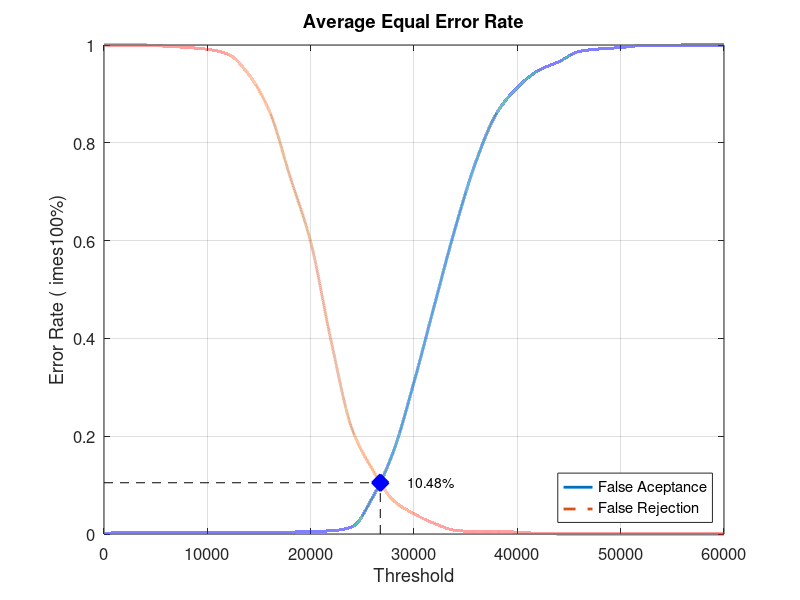
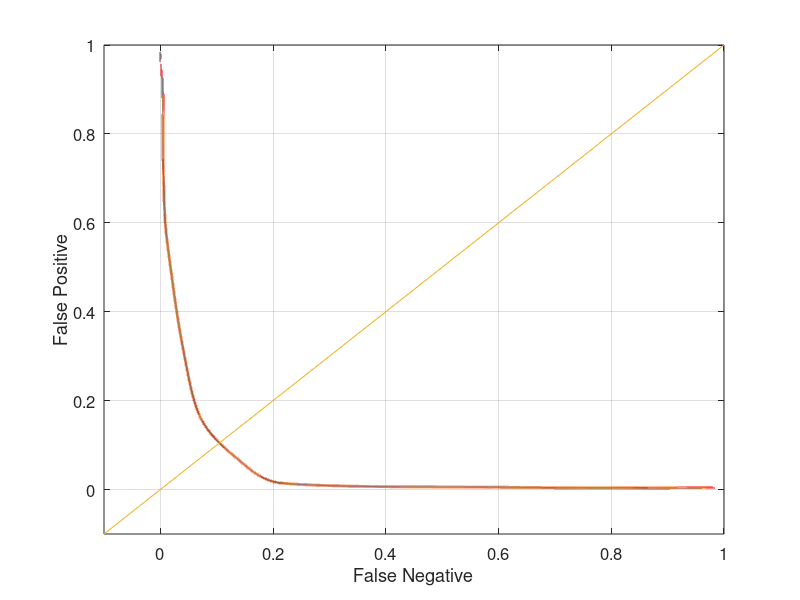

MATLAB code for these plots, in order:
close all;
clear;
clc;
x = 0:2000:60000;
xq = 0:0.5:60000;

y0 = [0 0.00394737 0.00394737 0.00394737 0.00394737 0.00394737 0.00394737 0.00394737 0.00394737 0.00394737 0.00526316 0.00657895 0.0144737 0.075 0.168421 0.310526 0.469737 0.626316 0.761842 0.860526 0.913158 0.947368 0.965789 0.986842 0.992105 0.994737 0.998684 0.998684 1 1 1]
yy0 = interp1(x, y0, xq, 'pchip');
y1 = [1 1 1 0.9975 0.995 0.99125 0.98125 0.94 0.865 0.73125 0.5975 0.3925 0.215 0.13125 0.06875 0.04125 0.02125 0.0075 0.005 0.005 0.00375 0.00125 0 0 0 0 0 0 0 0 0]
yy1 = interp1(x, y1, xq, 'pchip');

% Calculating EER: 
y2 = abs(y0 - y1);
find(y2 == min(y2))
yy2 = abs(yy0 - yy1);
xEER = find(yy2 == min(yy2));
xEERIndex = xq(xEER) % X-axis EER
yEER = yy0(xEER) % Y-axis EER

main = figure
plot(xq, yy0,'-','LineWidth', 2);	hold on
plot(xq, yy1,'--','LineWidth', 2);	hold on
plot([xEERIndex xEERIndex], [0 yEER], 'k--');	hold on
plot([0 xEERIndex], [yEER yEER], 'k--');	hold on
plot(xEERIndex, yEER, 'bx', 'LineWidth', 10);	hold on
text(xEERIndex + 10 * xEERIndex / 100, yEER, [num2str(round((10000 * yEER)) / 100) '%'])
legend('False Aceptance', 'False Rejection', 'Location', 'SouthEast')
xlabel('Threshold')
ylabel('Error Rate (	imes100%)')
title('Average Equal Error Rate')
set(gca, 'FontSize', 12)
axis([0 60000 0 1])
grid on

print(main, 'Experiment1AverageMain', '-dpng');
FNRxFPR = figure('Color', [1 1 1]);
plot(yy1, yy0, '-', yy1, yy0, 'LineWidth', 2);
hold on
y = -0.1:0.1:1
plot(y, y); 
set(gca, 'FontSize', 12)
xlabel('False Negative')
ylabel('False Positive')
axis([-0.1 1 -0.1 1])
set(gca, 'FontSize', 12)
grid on

print(FNRxFPR, 'Experiment1AverageFNRxFPR','-dpng');
